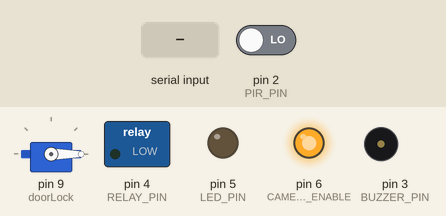
A sketch run on a simulated Arduino Uno, built with avr-gcc and run on an emulated ATmega328P. Parts: servo, switched loads named in the sketch (green lamp = pin HIGH), output pins drawn as LEDs (lit = HIGH), buzzer (waves = sounding). Dashed ring = blinking. The inputs (shaded band) are chosen by the test bench; at power-on: pin 2 (PIR_PIN) LOW. What the sketch prints to the serial monitor is not drawn.

Above: at 1.2 s.
1.3 s: pin 2 (PIR_PIN) driven HIGH
At 1.45 s:
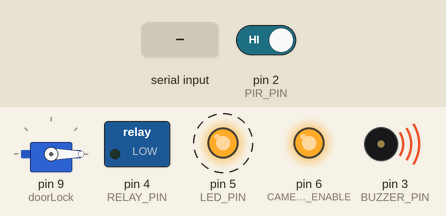
4.3 s: "DISARM\n" received over the second serial link
At 4.8 s:
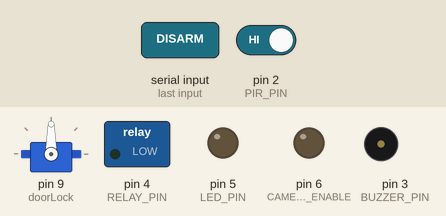
5.8 s: "ARM\n" received over the second serial link
At 7.0 s:
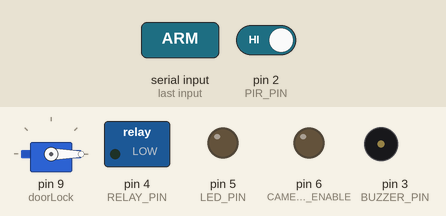
7.3 s: "DOOR:90\n" received over the second serial link
At 8.4 s:
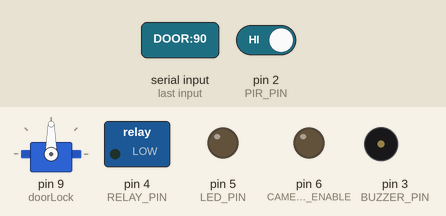
8.8 s: "PHOTO\n" received over the second serial link
At 9.6 s:
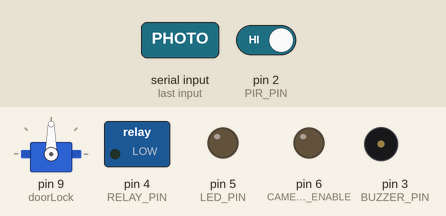
10.4 s: "DOOR:\n" received over the second serial link
At 10.9 s:
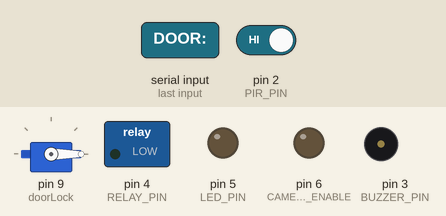
Timing chart, 0 to 12.9 s (numbered marks = the images above; inputs shaded):
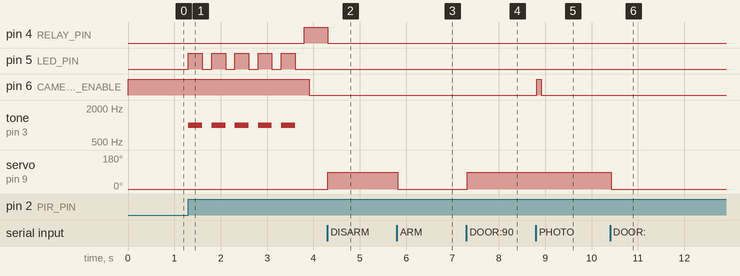

The sketch:

home_security.ino
```cpp
/*
 * Arduino Home Security System
 * Complete security with camera, motion sensors, and Telegram notifications
 *
 * Components:
 * - PIR Sensor (Motion Detection)
 * - OV7670 Camera
 * - Buzzer (Alarm)
 * - LED Strip
 * - Relay Module
 *
 * Libraries Required:
 * - ArduinoHttpClient Library
 * - WiFi Library (for ESP8266)
 * - Servo Library
 */

#include <Servo.h>
#include <Wire.h>
#include <SoftwareSerial.h>

// ===== Pin Definitions =====
#define PIR_PIN 2
#define BUZZER_PIN 3
#define RELAY_PIN 4
#define LED_PIN 5
#define CAMERA_ENABLE 6

// ===== Objects =====
Servo doorLock;
SoftwareSerial espSerial(10, 11); // RX, TX

// ===== Variables =====
bool motionDetected = false;
bool alarmActive = false;
bool systemArmed = true;
unsigned long lastMotionTime = 0;
const unsigned long motionTimeout = 5000;
String lastTelegramMessage = "";

// ===== Setup =====
void setup() {
    Serial.begin(9600);
    espSerial.begin(115200);

    // Pin modes
    pinMode(PIR_PIN, INPUT);
    pinMode(BUZZER_PIN, OUTPUT);
    pinMode(RELAY_PIN, OUTPUT);
    pinMode(LED_PIN, OUTPUT);
    pinMode(CAMERA_ENABLE, OUTPUT);

    // Attach servo
    doorLock.attach(9);
    doorLock.write(0); // Locked position

    digitalWrite(RELAY_PIN, LOW);
    digitalWrite(LED_PIN, LOW);
    digitalWrite(CAMERA_ENABLE, HIGH);

    Serial.println("Security System Ready!");
    sendTelegramMessage("✅ Security System Activated!");
}

// ===== Main Loop =====
void loop() {
    // Check PIR sensor
    int pirValue = digitalRead(PIR_PIN);

    if (pirValue == HIGH && systemArmed) {
        if (!motionDetected) {
            motionDetected = true;
            lastMotionTime = millis();

            Serial.println("🚨 MOTION DETECTED!");

            // Trigger alarm
            triggerAlarm();

            // Send notification
            sendTelegramMessage("🚨 MOTION DETECTED! Intruder alert!");

            // Take photo (simulated)
            takePhoto();
        }
    } else if (motionDetected && (millis() - lastMotionTime > motionTimeout)) {
        motionDetected = false;
        resetAlarm();
        Serial.println("Motion cleared");
    }

    // Check for ESP commands
    if (espSerial.available()) {
        String command = espSerial.readStringUntil('\n');
        handleCommand(command);
    }

    delay(100);
}

// ===== Trigger Alarm =====
void triggerAlarm() {
    alarmActive = true;

    // Sound buzzer
    for (int i = 0; i < 5; i++) {
        tone(BUZZER_PIN, 1000);
        digitalWrite(LED_PIN, HIGH);
        delay(300);
        noTone(BUZZER_PIN);
        digitalWrite(LED_PIN, LOW);
        delay(200);
    }

    // Turn on relay (siren)
    digitalWrite(RELAY_PIN, HIGH);
}

// ===== Reset Alarm =====
void resetAlarm() {
    alarmActive = false;
    noTone(BUZZER_PIN);
    digitalWrite(LED_PIN, LOW);
    digitalWrite(RELAY_PIN, LOW);
}

// ===== Take Photo =====
void takePhoto() {
    digitalWrite(CAMERA_ENABLE, HIGH);
    delay(100);
    // Camera capture code would go here
    digitalWrite(CAMERA_ENABLE, LOW);

    // Send to ESP8266 for cloud upload
    espSerial.println("PHOTO:capture");
}

// ===== Handle Commands =====
void handleCommand(String command) {
    command.trim();

    if (command == "ARM") {
        systemArmed = true;
        doorLock.write(0);
        sendTelegramMessage("🔒 System Armed");
        Serial.println("System Armed");
    } else if (command == "DISARM") {
        systemArmed = false;
        doorLock.write(90);
        resetAlarm();
        sendTelegramMessage("🔓 System Disarmed");
        Serial.println("System Disarmed");
    } else if (command == "STATUS") {
        sendStatus();
    } else if (command.startsWith("DOOR:")) {
        int angle = command.substring(5).toInt();
        doorLock.write(angle);
    } else if (command == "PHOTO") {
        takePhoto();
    }
}

// ===== Send Status =====
void sendStatus() {
    String status = "🏠 Security Status\n";
    status += "Armed: " + String(systemArmed ? "✅" : "❌") + "\n";
    status += "Motion: " + String(motionDetected ? "🚨" : "✅") + "\n";
    status += "Alarm: " + String(alarmActive ? "🔊" : "🔇") + "\n";
    status += "Door: " + String(doorLock.read() > 45 ? "Unlocked" : "Locked");
    sendTelegramMessage(status);
}

// ===== Send Telegram Message =====
void sendTelegramMessage(String message) {
    espSerial.println("TELEGRAM:" + message);
}

// ===== Send to ESP8266 =====
void sendToESP(String data) {
    espSerial.println(data);
    delay(100);
}
```

Measured:
- after the input at 1.3 s, pin 4 (RELAY_PIN): LOW → HIGH after 2.5 s; pin 5 (LED_PIN): alternates HIGH for 0.30 s and LOW for 0.20 s, 10 changes in all, then stays LOW, starting at once
- after the input at 4.3 s, pin 4 (RELAY_PIN): HIGH → LOW at once; servo on pin 9 (doorLock): 0° → 90° at once
- after the input at 5.8 s, servo on pin 9 (doorLock): 90° → 0° at once
- after the input at 7.3 s, servo on pin 9 (doorLock): 0° → 90° at once
- after the input at 8.8 s, pin 6 (CAMERA_ENABLE): LOW → HIGH at once, → LOW 0.10 s later
- after the input at 10.4 s, servo on pin 9 (doorLock): 90° → 0° at once
